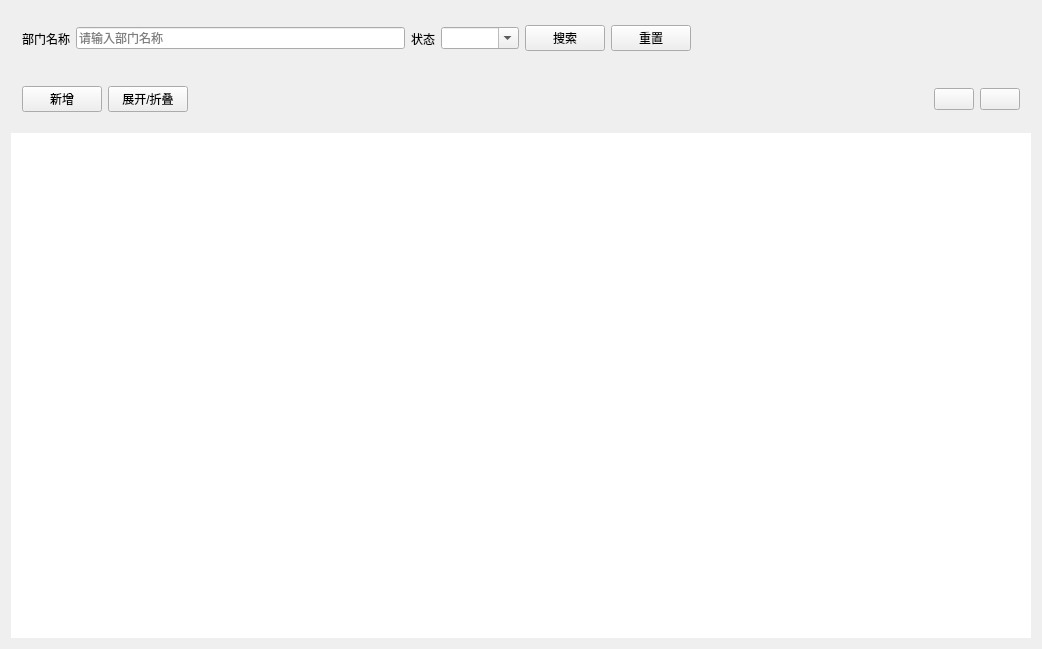
<?xml version="1.0" encoding="UTF-8"?>
<ui version="4.0">
 <class>DeptMgrPageClass</class>
 <widget class="QWidget" name="DeptMgrPageClass">
  <property name="geometry">
   <rect>
    <x>0</x>
    <y>0</y>
    <width>1042</width>
    <height>649</height>
   </rect>
  </property>
  <property name="windowTitle">
   <string>DeptMgrPage</string>
  </property>
  <property name="styleSheet">
   <string notr="true"/>
  </property>
  <layout class="QVBoxLayout" name="verticalLayout">
   <property name="leftMargin">
    <number>0</number>
   </property>
   <property name="topMargin">
    <number>0</number>
   </property>
   <property name="rightMargin">
    <number>0</number>
   </property>
   <property name="bottomMargin">
    <number>0</number>
   </property>
   <item>
    <widget class="QWidget" name="widget" native="true">
     <layout class="QVBoxLayout" name="verticalLayout_2">
      <item>
       <widget class="QWidget" name="searchBar" native="true">
        <property name="minimumSize">
         <size>
          <width>0</width>
          <height>55</height>
         </size>
        </property>
        <property name="maximumSize">
         <size>
          <width>16777215</width>
          <height>55</height>
         </size>
        </property>
        <layout class="QHBoxLayout" name="horizontalLayout_2">
         <item>
          <widget class="QLabel" name="label">
           <property name="text">
            <string>部门名称</string>
           </property>
          </widget>
         </item>
         <item>
          <widget class="QLineEdit" name="deptNameEdit">
           <property name="placeholderText">
            <string>请输入部门名称</string>
           </property>
          </widget>
         </item>
         <item>
          <widget class="QLabel" name="label_2">
           <property name="text">
            <string>状态</string>
           </property>
          </widget>
         </item>
         <item>
          <widget class="ComboBox" name="statusCbx">
           <property name="editable">
            <bool>true</bool>
           </property>
           <property name="placeholderText">
            <string>部门状态</string>
           </property>
           <item>
            <property name="text">
             <string>111</string>
            </property>
           </item>
           <item>
            <property name="text">
             <string>222</string>
            </property>
           </item>
           <item>
            <property name="text">
             <string>222222</string>
            </property>
           </item>
           <item>
            <property name="text">
             <string>333</string>
            </property>
           </item>
          </widget>
         </item>
         <item>
          <widget class="HoverButton" name="searchBtn">
           <property name="text">
            <string>搜索</string>
           </property>
           <property name="icon">
            <iconset resource="../../Resource.qrc">
             <normaloff>:/Resource/icons/svg/search.svg</normaloff>:/Resource/icons/svg/search.svg</iconset>
           </property>
          </widget>
         </item>
         <item>
          <widget class="HoverButton" name="resetBtn">
           <property name="text">
            <string>重置</string>
           </property>
          </widget>
         </item>
         <item>
          <spacer name="horizontalSpacer">
           <property name="orientation">
            <enum>Qt::Orientation::Horizontal</enum>
           </property>
           <property name="sizeHint" stdset="0">
            <size>
             <width>245</width>
             <height>20</height>
            </size>
           </property>
          </spacer>
         </item>
        </layout>
       </widget>
      </item>
      <item>
       <widget class="QWidget" name="toolBar" native="true">
        <property name="minimumSize">
         <size>
          <width>0</width>
          <height>55</height>
         </size>
        </property>
        <property name="maximumSize">
         <size>
          <width>16777215</width>
          <height>55</height>
         </size>
        </property>
        <layout class="QHBoxLayout" name="horizontalLayout_3">
         <item>
          <widget class="PermButton" name="addBtn">
           <property name="text">
            <string>新增</string>
           </property>
          </widget>
         </item>
         <item>
          <widget class="HoverButton" name="expandBtn">
           <property name="text">
            <string>展开/折叠</string>
           </property>
           <property name="checkable">
            <bool>true</bool>
           </property>
          </widget>
         </item>
         <item>
          <spacer name="horizontalSpacer_2">
           <property name="orientation">
            <enum>Qt::Orientation::Horizontal</enum>
           </property>
           <property name="sizeHint" stdset="0">
            <size>
             <width>717</width>
             <height>20</height>
            </size>
           </property>
          </spacer>
         </item>
         <item>
          <widget class="HoverButton" name="hideSearchBarBtn">
           <property name="toolTip">
            <string>隐藏搜索</string>
           </property>
           <property name="text">
            <string/>
           </property>
          </widget>
         </item>
         <item>
          <widget class="HoverButton" name="refreshBtn">
           <property name="toolTip">
            <string>刷新</string>
           </property>
           <property name="text">
            <string/>
           </property>
          </widget>
         </item>
        </layout>
       </widget>
      </item>
      <item>
       <widget class="QWidget" name="displayBar" native="true">
        <layout class="QHBoxLayout" name="horizontalLayout">
         <property name="spacing">
          <number>6</number>
         </property>
         <property name="leftMargin">
          <number>0</number>
         </property>
         <property name="topMargin">
          <number>0</number>
         </property>
         <property name="rightMargin">
          <number>0</number>
         </property>
         <property name="bottomMargin">
          <number>0</number>
         </property>
         <item>
          <widget class="QTreeView" name="deptTreeView">
           <property name="frameShape">
            <enum>QFrame::Shape::NoFrame</enum>
           </property>
          </widget>
         </item>
        </layout>
       </widget>
      </item>
     </layout>
    </widget>
   </item>
  </layout>
 </widget>
 <layoutdefault spacing="6" margin="11"/>
 <customwidgets>
  <customwidget>
   <class>HoverButton</class>
   <extends>QPushButton</extends>
   <header>common/widgets/HoverButton.h</header>
  </customwidget>
  <customwidget>
   <class>ComboBox</class>
   <extends>QComboBox</extends>
   <header>common/widgets/ComboBox.h</header>
  </customwidget>
  <customwidget>
   <class>PermButton</class>
   <extends>QPushButton</extends>
   <header>common/widgets/PermButton.h</header>
  </customwidget>
 </customwidgets>
 <resources>
  <include location="../../Resource.qrc"/>
 </resources>
 <connections/>
</ui>
